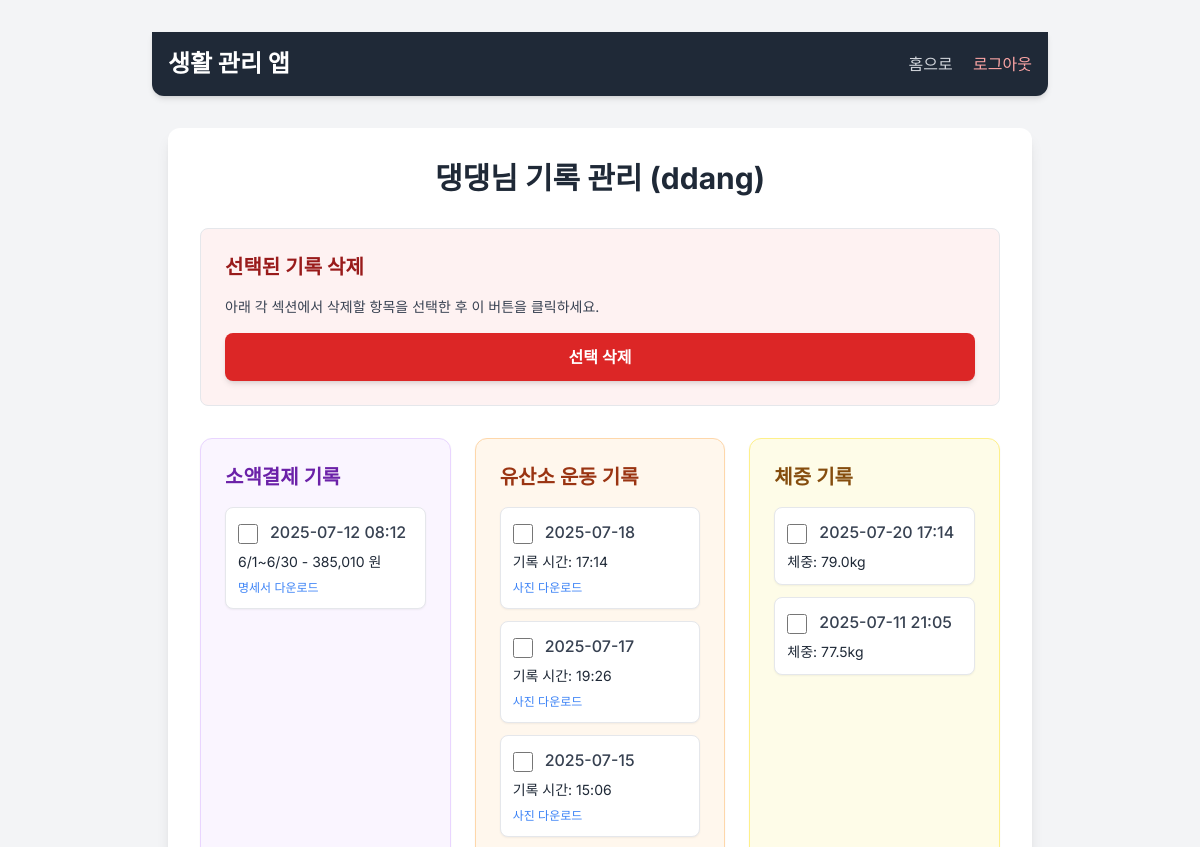
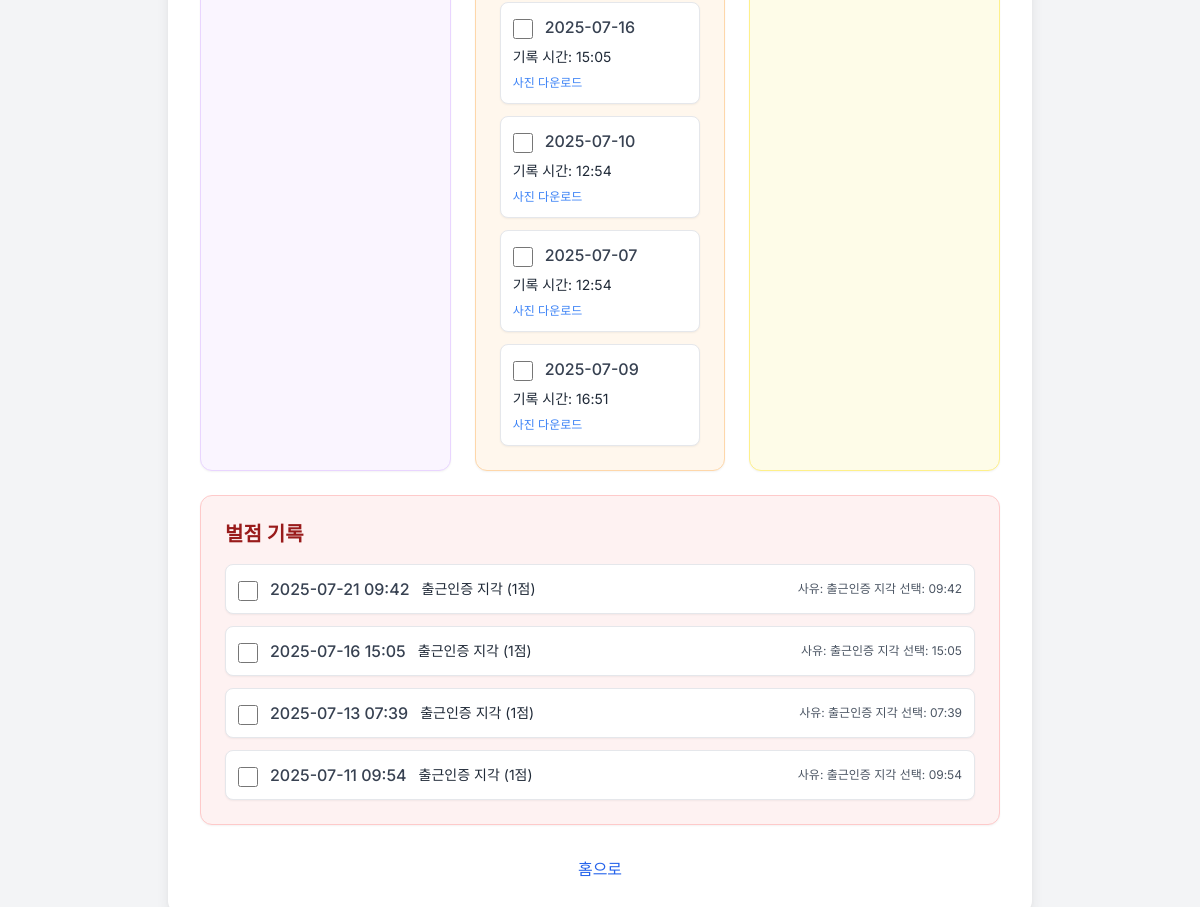
The app's page /admin_data_management (signed in), older data (2 pictures, top to bottom).
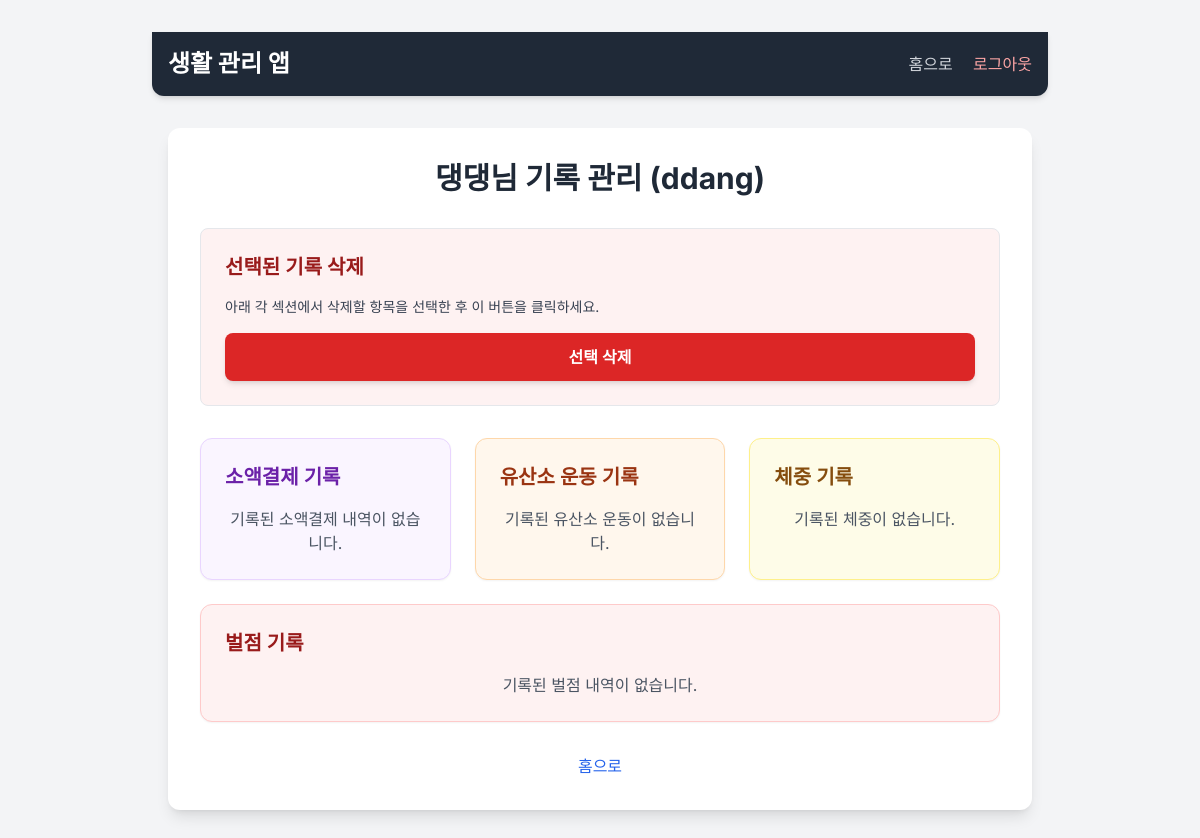
The same page, newer data.
### app.py (models this page shows, shortened)
class Payment(db.Model):
    id = db.Column(db.Integer, primary_key=True)
    user_id = db.Column(db.Integer, db.ForeignKey('user.id'), nullable=False)
    amount = db.Column(db.Integer, nullable=False)
    description = db.Column(db.String(255), nullable=True)
    image_filename = db.Column(db.String(120), nullable=False)
    timestamp = db.Column(db.DateTime, default=datetime.now, nullable=False)
    user = db.relationship('User', backref=db.backref('payments', lazy=True))

class Cardio(db.Model):
    id = db.Column(db.Integer, primary_key=True)
    user_id = db.Column(db.Integer, db.ForeignKey('user.id'), nullable=False)
    date = db.Column(db.Date, nullable=False)
    image_filename = db.Column(db.String(120), nullable=False)
    timestamp = db.Column(db.DateTime, default=datetime.now, nullable=False)
    user = db.relationship('User', backref=db.backref('cardio_logs', lazy=True))

class WeightEntry(db.Model):
    id = db.Column(db.Integer, primary_key=True)
    user_id = db.Column(db.Integer, db.ForeignKey('user.id'), nullable=False)
    weight_kg = db.Column(db.Float, nullable=False)
    timestamp = db.Column(db.DateTime, default=datetime.now, nullable=False)
    user = db.relationship('User', backref=db.backref('weight_entries', lazy=True))

class Penalty(db.Model):
    id = db.Column(db.Integer, primary_key=True)
    user_id = db.Column(db.Integer, db.ForeignKey('user.id'), nullable=False)
    penalty_type = db.Column(db.String(50), nullable=False)
    rule_name = db.Column(db.String(50), nullable=True)
    reason = db.Column(db.Text, nullable=True)
    penalty_points = db.Column(db.Integer, nullable=False, default=1)
    timestamp = db.Column(db.DateTime, default=datetime.now, nullable=False)
    related_date = db.Column(db.Date, nullable=True)
    user = db.relationship('User', backref=db.backref('penalties', lazy=True))

### app.py (the view)
@app.route('/admin_data_management')
def admin_data_management():
    if 'user_id' not in session or session.get('role') != 'owner':
        flash("관리자 권한이 없습니다.", 'error')
        return redirect(url_for('login'))
    ddang_user = User.query.filter_by(username='ddang').first()
    ddang_user_id = ddang_user.id if ddang_user else None
    if not ddang_user_id:
        flash("댕댕님 계정을 찾을 수 없습니다.", 'error')
        return render_template('admin_data_management.html', payments=[], cardio_logs=[], weight_entries=[], penalties=[])
    payments = Payment.query.filter_by(user_id=ddang_user_id).order_by(db.desc(Payment.timestamp)).all()
    cardio_logs = Cardio.query.filter_by(user_id=ddang_user_id).order_by(db.desc(Cardio.timestamp)).all()
    weight_entries = WeightEntry.query.filter_by(user_id=ddang_user_id).order_by(db.desc(WeightEntry.timestamp)).all()
    penalties = Penalty.query.filter_by(user_id=ddang_user_id).order_by(db.desc(Penalty.timestamp)).all()
    return render_template('admin_data_management.html',
                           payments=payments,
                           cardio_logs=cardio_logs,
                           weight_entries=weight_entries,
                           penalties=penalties)

### templates/admin_data_management.html (shortened to what the changed rows need)
{% extends "base.html" %}
{% from '_macros.html' import format_currency %}
{% block content %}
<div class="bg-white p-8 rounded-xl shadow-lg w-full max-w-6xl mx-auto">
  <h2 class="text-3xl font-bold text-center text-gray-800 mb-8">댕댕님 기록 관리 (ddang)</h2>
  <form id="adminDeleteForm" action="{{ url_for('delete_admin_selected_data') }}" method="post">
    <div class="grid grid-cols-1 lg:grid-cols-3 gap-6">
      <div class="bg-purple-50 p-6 rounded-xl shadow-sm border border-purple-200">
        <h3 class="text-xl font-semibold text-purple-800 mb-4">소액결제 기록</h3>
        {% if payments %}
          <ul class="space-y-3">
            {% for item in payments %}
              <li class="bg-white p-3 rounded-lg shadow-sm border border-gray-200 flex flex-col">
                <div class="flex items-center mb-2">
                  <input type="checkbox" name="delete_items" value="payment_{{ item.id }}" class="mt-1 mr-3 h-5 w-5 text-red-600 border-gray-300 rounded focus:ring-red-500">
                  <span class="font-medium text-gray-700">{{ item.timestamp.strftime('%Y-%m-%d %H:%M') }}</span>
                </div>
                <p class="text-gray-800 text-sm">{{ item.description | default('설명 없음') }} - {{ format_currency(item.amount | int) }}원</p>
                {% if item.image_filename %}
                  <a href="{{ url_for('uploaded_file', filename=item.image_filename) }}" target="_blank" class="text-blue-500 hover:underline text-xs mt-2 inline-block">명세서 다운로드</a>
                {% endif %}
              </li>
            {% endfor %}
          </ul>
        {% else %}
          <p class="text-center text-gray-600">기록된 소액결제 내역이 없습니다.</p>
        {% endif %}
      </div>
      <div class="bg-orange-50 p-6 rounded-xl shadow-sm border border-orange-200">
        <h3 class="text-xl font-semibold text-orange-800 mb-4">유산소 운동 기록</h3>
        {% if cardio_logs %}
          <ul class="space-y-3">
            {% for item in cardio_logs %}
              <li class="bg-white p-3 rounded-lg shadow-sm border border-gray-200 flex flex-col">
                <div class="flex items-center mb-2">
                  <input type="checkbox" name="delete_items" value="cardio_{{ item.id }}" class="mt-1 mr-3 h-5 w-5 text-red-600 border-gray-300 rounded focus:ring-red-500">
                  <span class="font-medium text-gray-700">{{ item.date.strftime('%Y-%m-%d') }}</span>
                </div>
                <p class="text-gray-800 text-sm">기록 시간: {{ item.timestamp.strftime('%H:%M') }}</p>
                {% if item.image_filename %}
                  <a href="{{ url_for('uploaded_file', filename=item.image_filename) }}" target="_blank" class="text-blue-500 hover:underline text-xs mt-2 inline-block">사진 다운로드</a>
                {% endif %}
              </li>
            {% endfor %}
          </ul>
        {% else %}
          <p class="text-center text-gray-600">기록된 유산소 운동이 없습니다.</p>
        {% endif %}
      </div>
      <div class="bg-yellow-50 p-6 rounded-xl shadow-sm border border-yellow-200">
        <h3 class="text-xl font-semibold text-yellow-800 mb-4">체중 기록</h3>
        {% if weight_entries %}
          <ul class="space-y-3">
            {% for item in weight_entries %}
              <li class="bg-white p-3 rounded-lg shadow-sm border border-gray-200 flex flex-col">
                <div class="flex items-center mb-2">
                  <input type="checkbox" name="delete_items" value="weight_{{ item.id }}" class="mt-1 mr-3 h-5 w-5 text-red-600 border-gray-300 rounded focus:ring-red-500">
                  <span class="font-medium text-gray-700">{{ item.timestamp.strftime('%Y-%m-%d %H:%M') }}</span>
                </div>
                <p class="text-gray-800 text-sm">체중: {{ item.weight_kg }}kg</p>
              </li>
            {% endfor %}
          </ul>
        {% else %}
          <p class="text-center text-gray-600">기록된 체중이 없습니다.</p>
        {% endif %}
      </div>
      <div class="bg-red-50 p-6 rounded-xl shadow-sm border border-red-200 lg:col-span-3">
        <h3 class="text-xl font-semibold text-red-800 mb-4">벌점 기록</h3>
        {% if penalties %}
          <ul class="space-y-3">
            {% for item in penalties %}
              <li class="bg-white p-3 rounded-lg shadow-sm border border-gray-200 flex items-center justify-between">
                <div class="flex items-center">
                  <input type="checkbox" name="delete_items" value="penalty_{{ item.id }}" class="mt-1 mr-3 h-5 w-5 text-red-600 border-gray-300 rounded focus:ring-red-500">
                  <span class="font-medium text-gray-700 mr-3">{{ item.timestamp.strftime('%Y-%m-%d %H:%M') }}</span>
                </div>
                <p class="text-gray-800 text-sm flex-1">{{ item.penalty_type }} ({{ item.penalty_points }}점)</p>
                {% if item.reason %}<span class="text-gray-600 text-xs ml-auto">사유: {{ item.reason | truncate(30) }}</span>{% endif %}
              </li>
            {% endfor %}
          </ul>
        {% else %}
          <p class="text-center text-gray-600">기록된 벌점 내역이 없습니다.</p>
        {% endif %}
      </div>
    </div>
  </form>
</div>
{% endblock %}

### templates/_macros.html
{% macro format_currency(value) %}
    {{ "{:,.0f}".format(value) }}
{% endmacro %}
{% macro top_nav() %}
<nav class="bg-gray-800 p-4 shadow-md rounded-b-xl mb-8 w-full max-w-4xl mx-auto">
    <div class="container mx-auto flex justify-between items-center">
        <div class="text-white text-2xl font-bold">
            <a href="{{ url_for('home') }}" class="hover:text-gray-300 transition duration-200">생활 관리 앱</a>
        </div>
        <div class="space-x-4">
            <a href="{{ url_for('home') }}" class="text-gray-300 hover:text-white transition duration-200 font-medium">홈으로</a>
            <a href="{{ url_for('logout') }}" class="text-red-300 hover:text-red-100 transition duration-200 font-medium">로그아웃</a>
        </div>
    </div>
</nav>
{% endmacro %}

Row changes from the older to the newer data that the page shows:
removed Payment: timestamp "2025-07-12 08:12", description "6/1~6/30", amount "385,010"
removed Cardio: date "2025-07-18", timestamp "17:14"
removed Cardio: date "2025-07-17", timestamp "19:26"
removed Cardio: date "2025-07-15", timestamp "15:06"
removed Cardio: date "2025-07-16", timestamp "15:05"
removed Cardio: date "2025-07-10", timestamp "12:54"
removed Cardio: date "2025-07-07", timestamp "12:54"
removed Cardio: date "2025-07-09", timestamp "16:51"
removed WeightEntry: timestamp "2025-07-20 17:14", weight_kg "79.0"
removed WeightEntry: timestamp "2025-07-11 21:05", weight_kg "77.5"
removed Penalty: timestamp "2025-07-21 09:42", penalty_type "출근인증 지각", penalty_points "1", reason "출근인증 지각 선택: 09:42"
removed Penalty: timestamp "2025-07-16 15:05", penalty_type "출근인증 지각", penalty_points "1", reason "출근인증 지각 선택: 15:05"
removed Penalty: timestamp "2025-07-13 07:39", penalty_type "출근인증 지각", penalty_points "1", reason "출근인증 지각 선택: 07:39"
removed Penalty: timestamp "2025-07-11 09:54", penalty_type "출근인증 지각", penalty_points "1", reason "출근인증 지각 선택: 09:54"
Text that changed along with them:
text now shown: "기록된 소액결제 내역이 없습니다. 기록된 유산소 운동이 없습니다. 기록된 체중이 없습니다. 기록된 벌점 내역이 없습니다."
